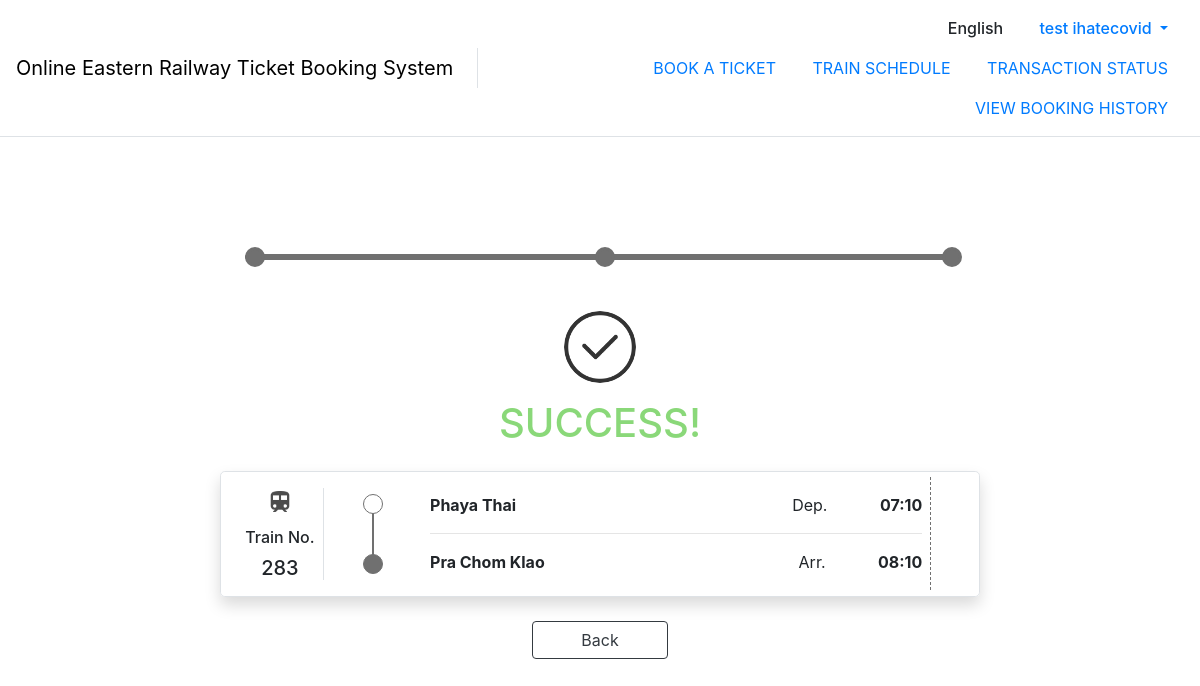
Page /booking/payments/success/7 (signed in) on the committed database.
### booking/models.py (models this page shows)
class Ticket(models.Model):
    buyer = models.ForeignKey(Account, on_delete=models.CASCADE)
    boardingTrain = models.ForeignKey(Train, on_delete=models.CASCADE)
    fromStation = models.ForeignKey(
        Timetable, on_delete=models.CASCADE, related_name="fromStation")
    toStation = models.ForeignKey(
        Timetable, on_delete=models.CASCADE, related_name="toStation")
    transactionInformation = models.TextField(default='')
    transactionStatus = models.BooleanField(default=False)
    buyDate = models.DateField(auto_now_add=True)
    bookingStatus = models.BooleanField(default=False)

### schedule/models.py (models this page shows)
class Train(models.Model):
    EXPRESS = 'EX'
    LOCAL = 'LC'
    train_name = models.TextField()
    trainType = (
        (EXPRESS, "Express"),
        (LOCAL, "Local")
    )
    train_type = models.TextField(
        choices=trainType,
        default=LOCAL
    )
    amount_of_passenger = models.IntegerField(null=True)

class Timetable(models.Model):
    train = models.ForeignKey(Train, on_delete=models.CASCADE)
    station = models.ForeignKey(Station, on_delete=models.CASCADE, null=True)
    arrived_time = models.TimeField(null=True)
    departed_time = models.TimeField(null=True)

class Station(models.Model):
    station_name = models.TextField()
    english_station_name = models.TextField(null=True)

### booking/views.py (the view)
@login_required
def successful_booking(request, ticket_id):
    context = prepare_context(request, show_navbar=True)
    ticket = Ticket.objects.get(id=ticket_id)
    user = User.objects.get(username=request.user.username)
    account = Account.objects.get(user_id=user)
    if ticket.buyer.id != account.id:
        return redirect('/')
    else:
        context['ticket'] = ticket
        return render(request, 'booking/successfulBooking.html', context=context)

### account/utils.py (called while the page is built)
def prepare_context(request, show_navbar=True):
    context = {
        'show_navbar': show_navbar
    }
    if request.user.is_authenticated:
        user = User.objects.get(username=request.user.username)
        context['current_user'] = user
    return context

### booking/templates/booking/successfulBooking.html (shortened to what this page needs)
{% extends "base.html" %}
{% load static %}
{% block content %}
<div class="my-4">
  <div class="w-100 p-1 p-lg-5 py-sm-3">
    <div id="progress-bar" class="my-5">
      <div id="line">
        <div class="circle active" style="left: 0%;"></div>
        <div class="circle active" style="left: 49.25%;"></div>
        <div class="circle active" style="left: 98.25%;"></div>
      </div>
    </div>
    <div class="row justify-content-center align-content-center text-center">
      <div class="col">
        <figure class="mx-auto">
          <img src="{% static 'image/right.png' %}" alt="Successful!">
        </figure>
        <h1 style="color: #8AD879">SUCCESS!</h1>
        <div class="d-flex justify-content-center align-items-center rounded-lg border shadow w-75 my-4 mx-auto">
          <div class="border-right text-center pl-3 my-3" style="min-width: 90px;">
            <figure class="w-25 mx-auto">
              <img src="{% static 'image/train.png' %}" class="mx-auto img-fluid" alt="Train">
            </figure>
            <h6>Train No.</h6>
            <h5 class="mb-0">{{ ticket.boardingTrain.train_name }}</h5>
          </div>
          <div class="d-none d-md-inline-block vertical-line mx-3 mx-md-4 mx-lg-5">
            <div class="circle d-block"></div>
            <div class="circle d-block"></div>
          </div>
          <div class="d-inline-block w-100 px-2 py-3 mr-5" style="border-right: 1px dashed #707070;">
            <div class="d-block d-sm-flex justify-content-between">
              <span class="text-bold">{{ ticket.fromStation.station.english_station_name }}</span>
              <div class="d-inline-block ml-sm-1 ml-md-auto">
                <span class="mr-sm-3 mr-md-5">Dep.</span>
                <span class="text-bold">{{ ticket.fromStation.departed_time|time:'H:i' }}</span>
              </div>
            </div>
            <hr>
            <div class="d-block d-sm-flex justify-content-between">
              <span class="text-bold">{{ ticket.toStation.station.english_station_name }}</span>
              <div class="d-inline-block ml-sm-1 ml-md-auto">
                <span class="mr-sm-3 mr-md-5">Arr.</span>
                <span class="text-bold">{{ ticket.toStation.arrived_time|time:'H:i' }}</span>
              </div>
            </div>
          </div>
        </div>
        <div class="mx-auto">
          <a href="{% url 'dashboard' %}" class="btn btn-outline-dark px-5">Back</a>
        </div>
      </div>
    </div>
  </div>
</div>
{% endblock content %}

### templates/base.html (shortened to what this page needs)
<!DOCTYPE html>
{% load static %}
<html lang="en">
<head>
  <link rel="stylesheet" type="text/css" href="{% static 'css/bootstrap.min.css'%}">
  <link rel="stylesheet" type="text/css" href="{% static 'css/bootstrap-select.min.css'%}">
  <link rel="stylesheet" type="text/css" href="{% static 'css/styles.css'%}">
</head>
<body>
  {% if show_navbar %}
  <nav class="navbar navbar-expand-lg navbar-light border-bottom">
    <div class="d-none d-lg-flex w-100 justify-content-center align-items-center">
      <div class="navbar-brand border-right pr-4 h-50">
        <div class="my-auto">
          <a class="d-inline-block my-auto"  href={% url 'dashboard' %} style="text-decoration: none; color: black;">Online Eastern Railway Ticket Booking System </a>
        </div>
      </div>
      <div class="text-right w-100">
        <div class="row align-content-right">
          <div class="col" style="font-weight: 500;">
            <a class="nav-link d-inline-block">English</a>
            {% if request.user.is_authenticated %}
              <div class="nav-item dropdown d-inline-block">
                <a class="nav-link dropdown-toggle" href="#" id="profileDropdown" role="button" data-toggle="dropdown" aria-haspopup="true" aria-expanded="false">
                  {% if user.first_name and user.last_name %}
                    {{ user.first_name }} {{ user.last_name }}
                  {% else %}
                    {{ user.username}}
                  {% endif %}
                </a>
              </div>
            {% else %}
              <a class="nav-link d-inline-block" href={% url 'login'%}>Login</a>
            {% endif %}
          </div>
        </div>
        <div class="row align-content-right">
          <div class="col text-uppercase">
            <a class="nav-link d-inline-block" href={% url 'searchSchedules' %}>BOOK A TICKET</a>
            <a class="nav-link d-inline-block" href={% url 'searchTimetable' %}>TRAIN SCHEDULE</a>
            <a class="nav-link d-inline-block" href={% url 'viewTransaction' %}>TRANSACTION STATUS</a>
            <a class="nav-link d-inline-block" href={% url 'bookingHistory' %}>VIEW BOOKING HISTORY</a>
          </div>
        </div>
      </div>
    </div>
  </nav>
  {% endif %}
  <div id="content" class="container appear-fade-start">
    {% block content %}
    {% endblock content %}
  </div>
</body>
</html>

### static/css/styles.css (style rules this page uses)
body { font-family: -apple-system, BlinkMacSystemFont, "Segoe UI", Roboto, "Sarabun", "Helvetica Neue", Arial, "Noto Sans", sans-serif, "Apple Color Emoji", "Segoe UI Emoji", "Segoe UI Symbol", "Noto Color Emoji" !important; }
.appear-fade-start { opacity: 0; animation: appear-fade 0.25s ease-out 0.1s 1 forwards; }
.text-bold { font-weight: bold; }

### booking/templates/booking/successfulBooking.html (style rules this page uses)
#progress-bar { width: 100%; height: 20%; }
#line { height: 6px; width: 70%; background: #707070; border-radius: 5px; margin: auto; top: 50%; transform: translateY(-50%); position: relative; }
#progress-bar > #line .circle { width: 20px; height: 20px; background: white; border-radius: 15px; position: absolute; top: -7px; border: 3px solid #707070; }
#progress-bar > #line .circle.active { background: #707070; }
#progress-bar > #line .circle:before { content: ''; width: 10px; height: 10px; background: white; position: absolute; border-radius: 100%; top: 2px; left: 2px; display: none; }
.vertical-line { width: 3px; height: 60px; background: #707070; }
.vertical-line .circle { position:absolute; margin-top: -10px; margin-left: -9px; z-index: 1; height: 20px; width: 20px; border-radius: 25px; border: 1px solid #707070; }
.vertical-line .circle:nth-child(1) { margin-top: -10px; background: #fff; }
.vertical-line .circle:nth-child(2) { margin-top: 50px; background: #707070; }

### rows in the picture
Ticket: boardingTrain.train_name "283", fromStation.station.english_station_name "Phaya Thai", fromStation.departed_time "07:10", toStation.station.english_station_name "Pra Chom Klao", toStation.arrived_time "08:10"

### other values in the picture
{{ user.first_name }} "test"
{{ user.last_name }} "ihatecovid"
